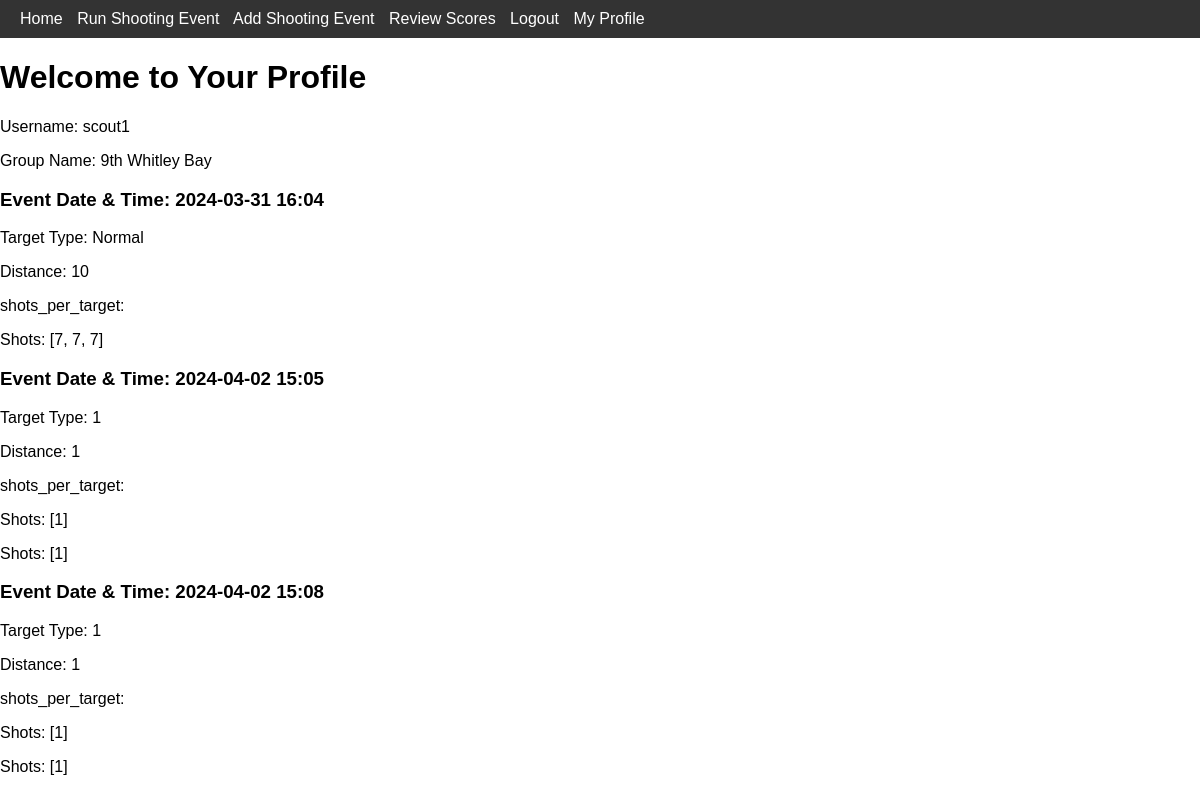
/my_profile (signed in), run on the app's committed database.
### app.py (models this page shows)
class User(db.Model):
    __tablename__ = "user"
    id = db.Column(db.Integer, primary_key=True)
    username = db.Column(db.String(80), unique=True, nullable=False)
    password = db.Column(db.String(120), nullable=False)
    admin = db.Column(db.Boolean, nullable=False)
    group_id = db.Column(db.Integer, db.ForeignKey('group.id'), nullable=False)
    type = db.Column(db.String(120), nullable=False) # Scout, Leader or District Comissioner

class Event(db.Model):
    __tablename__ = "event"
    id = db.Column(db.Integer, primary_key=True)
    description = db.Column(db.String(100), nullable=True)
    date = db.Column(db.String(100), nullable=True)
    time = db.Column(db.String(100), nullable=True)

class Format(db.Model):
    __tablename__ = "format"
    id = db.Column(db.Integer, primary_key=True)
    shots_per_target = db.Column(db.Integer, nullable=False)
    target_type = db.Column(db.String(50), nullable=False)
    distance = db.Column(db.Integer, nullable=False)

### app.py (the view)
@app.route('/my_profile')
def my_profile():
    if 'user_object_dict' not in session:
        return redirect(url_for('login'))
    user_object = get_session_user_object()
    username = user_object.get_username()
    user_id = user_object.get_id()
    user_data = User.query.filter_by(id = user_id).first()
    user_group_id = user_data.group_id
    user_group_data = Group.query.filter_by(id = user_group_id).first()
    n = user_group_data.number
    suffix = { 1: "st", 2: "nd", 3: "rd" }.get(n if (n < 20) else (n % 10), 'th')
    group_name = str(str(user_group_data.number) + suffix + " " + user_group_data.district)
    print(group_name)
    event_list = retrieve_shooting_data(user_id=user_id, user=user_data)
    return render_template('my_profile.html',
                           group_name = group_name,
                           username = username,
                           event_list=event_list
                           )

### SessionClasses.py (called while the page is built)
    def get_username(self):
        return self.__username

    def get_id(self):
        return self.__id

    def get_username(self):
        return super().get_username()

    def get_id(self):
        return super().get_id()

### app.py (called while the page is built)
def get_session_user_object():
    if 'user_object_dict' not in session:
        print("There is no user_object_dict in session - redirecting to login page")
        print(session)
        return False
    user_object_dict = session.get('user_object_dict')
    print(user_object_dict)
    id = user_object_dict['_SessionUser__id']
    username = user_object_dict['_SessionUser__username']
    group_id = user_object_dict['_SessionUser__group_id']
    type = user_object_dict['_SessionUser__type']
    if type == "leader":
        user_object = SessionLeader(id, username, group_id, type)
    elif type == "scout":
        user_object = SessionScout(id, username, group_id, type)
    elif type == "district comissioner":
        user_object = SessionDistrictComissioner(id, username, group_id, type)
    else:
        return "NO USER OBJECT CREATED"
    return user_object

### templates/my_profile.html (shortened to what this page needs)
<!DOCTYPE html>
<html lang="en">
<head>
    <link rel="stylesheet" href="{{ url_for('static', filename='css/main.css') }}">
    <link rel="stylesheet" href="{{ url_for('static', filename='css/navbar_style.css') }}">
</head>
<body>
    {% include 'navbar.html' %}
    <h1>Welcome to Your Profile</h1>
    <p>Username: {{ username }}</p>
    <p>Group Name: {{ group_name }}</p>
    <div id="events-container">
        {% for event in event_list %}
        <div class="event-box">
            <h3>Event Date & Time: {{ event.event_date }} {{ event.event_time }}</h3>
            <p> Target Type: {{ event.target_type }}</p>
            <p> Distance: {{ event.distance }}</p>
            <p> shots_per_target: {{ event.shots_per_target }}</p>
            {% for shot_score in event.shot_scores %}
            <div class="shots-box">
                <p>Shots: {{ shot_score }}</p>
            </div>
            {% endfor %}
        </div>
        {% endfor %}
    </div>
</body>
</html>

### static/css/main.css (style rules this page uses)
body { font-family: 'Arial', sans-serif; margin: 0; padding: 0; }

### data on the page
User: username "scout1"
Event: event_date "2024-03-31", event_time "16:04"
Format: target_type "Normal"
Event: event_date "2024-04-02", event_time "15:05"
Event: event_date "2024-04-02", event_time "15:08"

### other printed values
{{ group_name }} "9th Whitley Bay"
{{ event.distance }} "10" "1" "1"
{{ shot_score }} "[7, 7, 7]" "[1]" "[1]" "[1]" "[1]"
{{ event.target_type }} "1" "1"
